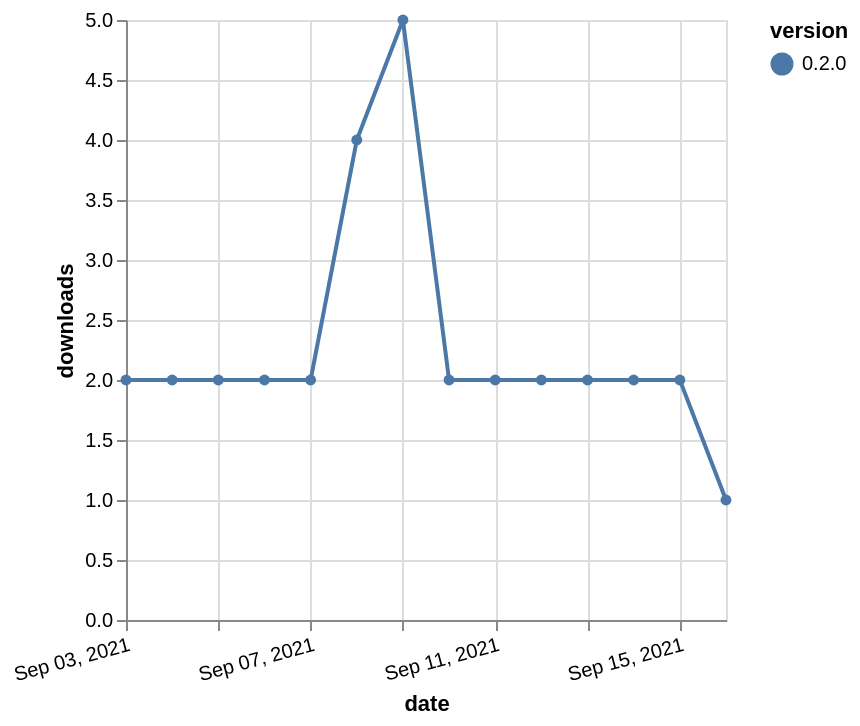

Write the Vega-Lite specification saved for this chart.
### Vega-Lite specification from a JSON file in a GitHub repository (floating-point values rounded to 4 significant figures)
{"$schema": "https://vega.github.io/schema/vega-lite/v5.json", "description": "A simple bar chart with embedded data.", "data": {"values": [{"date": "2021-09-03", "total": 3638, "delta": 2, "version": "0.2.0"}, {"date": "2021-09-04", "total": 3640, "delta": 2, "version": "0.2.0"}, {"date": "2021-09-05", "total": 3642, "delta": 2, "version": "0.2.0"}, {"date": "2021-09-06", "total": 3644, "delta": 2, "version": "0.2.0"}, {"date": "2021-09-07", "total": 3646, "delta": 2, "version": "0.2.0"}, {"date": "2021-09-08", "total": 3650, "delta": 4, "version": "0.2.0"}, {"date": "2021-09-09", "total": 3655, "delta": 5, "version": "0.2.0"}, {"date": "2021-09-10", "total": 3657, "delta": 2, "version": "0.2.0"}, {"date": "2021-09-11", "total": 3659, "delta": 2, "version": "0.2.0"}, {"date": "2021-09-12", "total": 3661, "delta": 2, "version": "0.2.0"}, {"date": "2021-09-13", "total": 3663, "delta": 2, "version": "0.2.0"}, {"date": "2021-09-14", "total": 3665, "delta": 2, "version": "0.2.0"}, {"date": "2021-09-15", "total": 3667, "delta": 2, "version": "0.2.0"}, {"date": "2021-09-16", "total": 3668, "delta": 1, "version": "0.2.0"}]}, "width": "container", "mark": {"type": "line", "point": {"filled": true}}, "encoding": {"x": {"field": "date", "type": "temporal", "timeUnit": "yearmonthdate", "title": "date", "axis": {"labelAngle": -15}}, "y": {"field": "delta", "type": "quantitative", "title": "downloads"}, "color": {"field": "version", "type": "nominal"}, "tooltip": {"field": "delta"}}}
